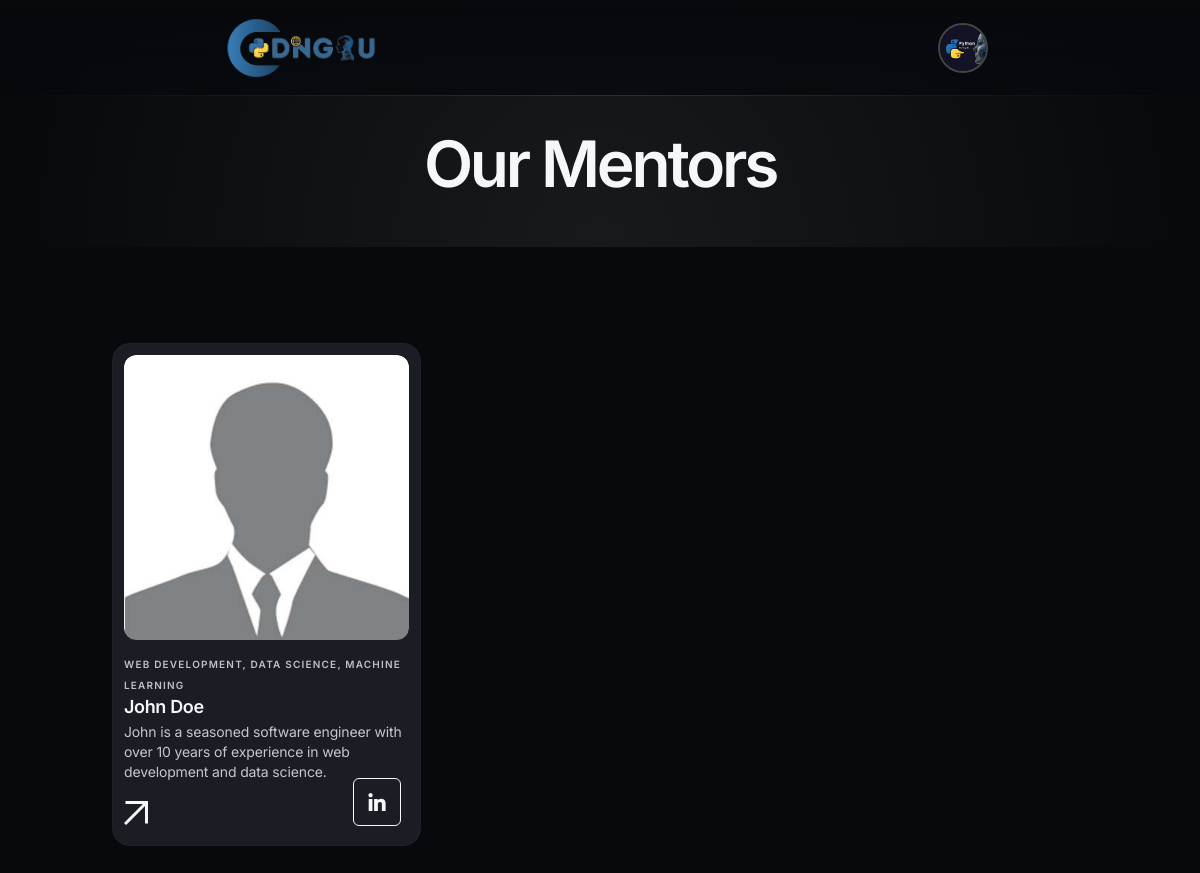
Page /mentors/ (signed in) on the committed database.
### accounts/models.py (models this page shows, shortened)
class Student(AbstractBaseUser, PermissionsMixin):
    STATUS_NOT_STARTED = 'not_started'
    STATUS_IN_PROGRESS = 'in_progress'
    STATUS_UNDER_REVIEW = 'under_review'
    STATUS_COMPLETED = 'completed'
    STATUS_REJECTED = 'rejected'
    STATUS_CHOICES = [
        (STATUS_NOT_STARTED, 'Not Started'),
        (STATUS_IN_PROGRESS, 'In Progress'),
        (STATUS_UNDER_REVIEW, 'Under Review'),
        (STATUS_COMPLETED, 'Completed'),
        (STATUS_REJECTED, 'Rejected'),
    ]
    email = models.EmailField(unique=True)
    name = models.CharField(max_length=255)
    profile_pic = models.ImageField(upload_to='profile_pics/', null=True, blank=True)
    phone_no = models.CharField(max_length=15, null=True, blank=True)
    whatsapp_no = models.CharField(max_length=15, null=True, blank=True)
    college = models.CharField(max_length=255, null=True, blank=True)
    domain = models.ForeignKey(Domain, on_delete=models.SET_NULL, null=True, blank=True)
    assignment1 = models.ForeignKey(Assignment, on_delete=models.SET_NULL, null=True, blank=True, related_name='assignment1')
    assignment1status = models.CharField(
        max_length=20,
        choices=STATUS_CHOICES,
        default=STATUS_NOT_STARTED,
    )
    assignment1starttime = models.DateTimeField(blank=True,null=True)
    assignment1endttime = models.DateTimeField(blank=True,null=True)
    assignment1rejectioncount = models.IntegerField(default=0)
    assignment2 = models.ForeignKey(Assignment, on_delete=models.SET_NULL, null=True, blank=True, related_name='assignment2')
    assignment2status = models.CharField(
        max_length=20,
        choices=STATUS_CHOICES,
        default=STATUS_NOT_STARTED,
    )
    assignment2starttime = models.DateTimeField(blank=True,null=True)
    assignment2endttime = models.DateTimeField(blank=True,null=True)
    assignment2rejectioncount = models.IntegerField(default=0)
    assignment3 = models.ForeignKey(Assignment, on_delete=models.SET_NULL, null=True, blank=True, related_name='assignment3')
    assignment3status = models.CharField(
        max_length=20,
        choices=STATUS_CHOICES,
        default=STATUS_NOT_STARTED,
    )
    assignment3starttime = models.DateTimeField(blank=True,null=True)
    assignment3endttime = models.DateTimeField(blank=True,null=True)
    assignment3rejectioncount = models.IntegerField(default=0)
    level_choices_student = [(0, 'Not Started'), (1, 'Level 1'), (2, 'Level 2'), (3, 'Level 3'), (4, 'pending'), (5, 'Certificate Level')]
    level_student = models.IntegerField(choices=level_choices_student, default=0)
    otp = models.IntegerField(null=True, blank=True)
    is_active = models.BooleanField(default=True)
    is_staff = models.BooleanField(default=False)
    date_joined = models.DateTimeField(default=timezone.now)
    objects = StudentManager()
    USERNAME_FIELD = 'email'
    REQUIRED_FIELDS = ['name']

### mentor/models.py (models this page shows, shortened)
class Mentor(models.Model):
    name = models.CharField(max_length=100)
    email = models.EmailField(unique=True)
    phone_number = models.CharField(max_length=15, blank=True, null=True)
    whatsapp_number = models.CharField(max_length=15, blank=True, null=True)
    profile_picture = models.ImageField(upload_to='mentors/', blank=True, null=True)
    bio = models.TextField(blank=True, null=True)
    expertise = models.CharField(max_length=255)
    experience = models.PositiveIntegerField()
    linkedin_profile = models.URLField(blank=True, null=True)
    website = models.URLField(blank=True, null=True)
    one_hour_price = models.DecimalField(max_digits=10, decimal_places=2, blank=True, null=True)
    one_Project_guide_price = models.DecimalField(max_digits=10, decimal_places=2, blank=True, null=True)
    all_3_Project_guide_price = models.DecimalField(max_digits=10, decimal_places=2, blank=True, null=True)
    created_at = models.DateTimeField(auto_now_add=True)
    updated_at = models.DateTimeField(auto_now=True)

### mentor/views.py (the view)
# urls.py: path('mentors/', include('mentor.urls')),
def mentor(request):
    mentor = Mentor.objects.all()
    return render(request, 'mentor.html',{'mentor':mentor})

### accounts/models.py (called while the page is built)
    def __str__(self):
        return self.domain_name

### templates/mentor.html
{% load static %}
{% include 'header.html' %}
<div class="stg-container">
    <section class="backlight-bottom" style="padding-top:140px; padding-bottom:60px;">
        <div class="stg-row">
            <div class="stg-col-6 stg-offset-3">
                <div class="align-center">
                    <h1 class="bringer-page-title in-view" data-unload="fade-up">Our Mentors</h1>
                </div>
            </div>
        </div>
    </section>
    <section>
        <div id="blog-cards-container" class="bringer-grid-3cols bringer-tp-grid-2cols bringer-tp-centered-last-item stg-normal-gap bringer-parallax-media is-init" data-stagger-appear="fade-up" data-threshold="0.5" data-stagger-delay="150" data-stagger-unload="fade-up">
            {% for i in mentor %}
            <div class="bringer-block bringer-portfolio-card in-view" data-delay="0" data-unload="fade-up" data-threshold="0.5">
                <div class="bringer-portfolio-card-image">
                    <img class="bringer-lazy" src="{{i.profile_picture.url}}" data-src="{{i.profile_picture.url}}" alt="" width="1200" height="1200">
                </div>
                <div class="bringer-portfolio-card-footer">
                    <div class="bringer-portfolio-card-title">
                        <span class="bringer-meta">{{i.expertise}}</span>
                        <h6>{{i.name}}</h6>
                        <p style="margin-top:5px;">{{i.bio}}</p>
                        <a href="#">
                            <span class="bringer-icon bringer-icon-explore"></span>
                        </a>
                        <ul class="bringer-socials-list" style="position:absolute; right : 20px; bottom : 20px;" data-stagger-appear="fade-up" data-stagger-delay="75">
                            <li class="in-view" data-delay="0" data-unload="none" data-threshold="0.5">
                                <a href="{{i.linkedin_profile}}" class="bringer-socials-linkedin">
                                    <i></i>
                                </a>
                            </li>
                        </ul>
                    </div>
                </div>
            </div>
            {% endfor %}
        </div>
    </section>
</div>
{% include 'footer.html' %}

### templates/header.html (shortened to what this page needs)
{% load static %}
<!DOCTYPE html>
<html lang="en">
<head>
    <link rel="stylesheet" href="https://cdnjs.cloudflare.com/ajax/libs/font-awesome/6.6.0/css/all.min.css" />
    <link type="text/css" rel="stylesheet" href="{% static 'css/config.css' %}">
    <link type="text/css" rel="stylesheet" href="{% static 'css/libs.css' %}">
    <link type="text/css" rel="stylesheet" href="{% static 'css/style.css' %}">
    <link type="text/css" rel="stylesheet" href="{% static 'css/responsive.css' %}">
</head>
<body>
    <header id="bringer-header" class="is-frosted is-sticky" data-appear="fade-down" data-unload="fade-up">
        <div class="bringer-header-inner">
            <div class="bringer-header-lp">
                <a href="{% url 'main' %}" class="bringer-logo">
                    <img src="{% static 'logo.png' %}" alt="bringer." width="180" height="24">
                </a>
            </div>
            <div class="bringer-header-rp">
                <div class="mainlogo">
                    <div class="bbx">
                        {% if user.email %}
                            {% if user.profile_pic %}
                                <a href="{% url 'profile' %}">
                                    <img id="profileimg" class="profile-image" src="{{user.profile_pic.url}}"  >
                                </a>
                            {% else %}
                                <a href="{% url 'profile' %}">
                                    <img id="profileimg" class="profile-image" src="https://t4.ftcdn.net/jpg/01/07/43/45/360_F_107434511_iarF2z88c6Ds6AlgtwotHSAktWCdYOn7.jpg"  >
                            </a>
                            {% endif %}
                        {% endif %}
                    </div>
                </div>
            </div>
        </div>
    </header>

### static/css/libs.css (style rules this page uses)
:root { --swiper-theme-color:#007aff }
:root { --swiper-navigation-size:44px }

### static/css/stg.css (style rules this page uses)
.stg-container { margin: 0 auto; width: var(--stg-container-width); }
.stg-row { display: flex; flex-wrap: nowrap; justify-content: space-between; margin: 0 calc(-0.5 * var(--stg-gap)); position: relative; z-index: 3; width: calc(100% + var(--stg-gap)); }
.stg-normal-gap, .stg-row.stg-normal-gap { --stg-gap: var(--stg-d-gap); }
.stg-row > div { margin: 0 calc(0.5 * var(--stg-gap)); width: 100%; display: flex; flex-direction: column; align-items: flex-start; }
[class*='stg-col-'] > div:not(.stg-row) { width: 100%; }
.stg-row > .stg-col-50, .stg-row > .stg-col-6 { width: calc(50% - var(--stg-gap)); }
.stg-row > .stg-offset-3 { margin-left: calc(0.5 * var(--stg-gap) + 25%); }

### templates/header.html (style rules this page uses)
img { object-fit: cover; }
li { font-family: "Platypi", serif; padding-top : 5px; }
a { text-decoration: none; }
.mainlogo { display: flex; flex-wrap: wrap; justify-content: space-between; }
.mainlogo .profile-image { width : 50px; height : 50px; border-radius: 50%; border : 2px solid rgb(70, 70, 70); margin: 0px; }
a { color :rgb(0, 0, 0); font-weight : 700; text-decoration: none; }
body { background-position: center; background-repeat: no-repeat; background-size:cover; }
@media only screen and (max-width: 1366px) { .bringer-header-inner { padding-left: 100px; padding-right: 100px; } }

### rows in the picture
Student: profile_pic (picture)
Mentor: profile_picture (placeholder picture), expertise "WEB DEVELOPMENT, DATA SCIENCE, MACHINE LEARNING", name "John Doe", bio "John is a seasoned software engineer with over 10 years of experience in web development and data science."
